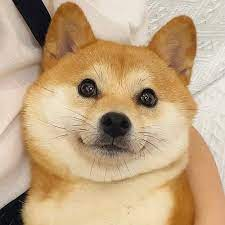
#> input picture dog.jpg, 225 x 225 px
$ python main.py
#> lines starting #> are read from the running program, lines starting #| are printed output that depends on the picture
import cv2
import numpy as np

img = cv2.imread('dog.jpg',1)
#> img is the input picture: shape (225, 225, 3); mean B, G, R 130.6, 165, 192.8
imgInfo = img.shape
#> imgInfo = (225, 225, 3)
height = imgInfo[0]
#> height = 225
width = imgInfo[1]
#> width = 225
dst = np.zeros((height,width,3),np.uint8)
for i in range(height):
    for j in range(width):
        (b,g,r) = img[i,j]
        gray = int(b) * 0.144 + int(g) * 0.587 +int(r) * 0.299
        dst[i,j] = np.uint8(gray)
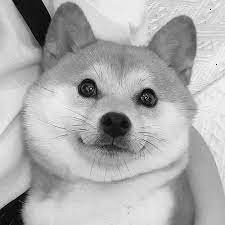
#> dst: shape (225, 225, 3); min 0, max 253, mean 172.8

cv2.imshow('dog.jpg',img)
cv2.imshow('image',dst)
cv2.waitKey(0)
